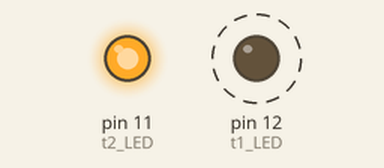
A sketch run on a simulated Arduino Uno, built with avr-gcc and run on an emulated ATmega328P. Shown: output pins drawn as LEDs (lit = HIGH). Dashed ring = blinking.

Above: at 0.25 s.
Timing chart, 0 to 40.0 s (numbered marks = the images above):
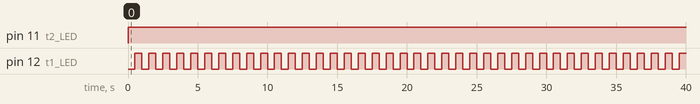

The sketch:

multithread_millis.ino
```cpp
const int t1_LED = 12;
unsigned int on_off = 0;

const int t2_LED = 11;
int t_high = 0; //초기화

unsigned long t1_prev = 0; //이전시간
const unsigned long t1_delay = 500; //주기의 값

unsigned long t2_prev = 0; //이전시간
const unsigned long t2_delay = 4; //주기의 값


void setup() {
  pinMode(t1_LED, OUTPUT);
  pinMode(t2_LED, OUTPUT);
}

void loop() {
  unsigned long t1_now = millis(); //
  if(t1_now - t1_prev >= t1_delay){
    t1_prev = t1_now;

    on_off++;
    //Serial.println(t_high);
    if(on_off>1) on_off = 0;
    digitalWrite(t1_LED, on_off);

  }

  unsigned long t2_now = millis(); //
  if(t2_now - t2_prev >= t2_delay){
    t2_prev = t2_now;

    t_high++;
    //Serial.println(t_high);
    if(t_high>255) t_high = 0;
    digitalWrite(t2_LED, t_high);

  }
}
```

Measured:
- by itself, pin 11 (t2_LED): LOW → HIGH at 0.00 s
- by itself, pin 12 (t1_LED): alternates HIGH for 0.50 s and LOW for 0.50 s
